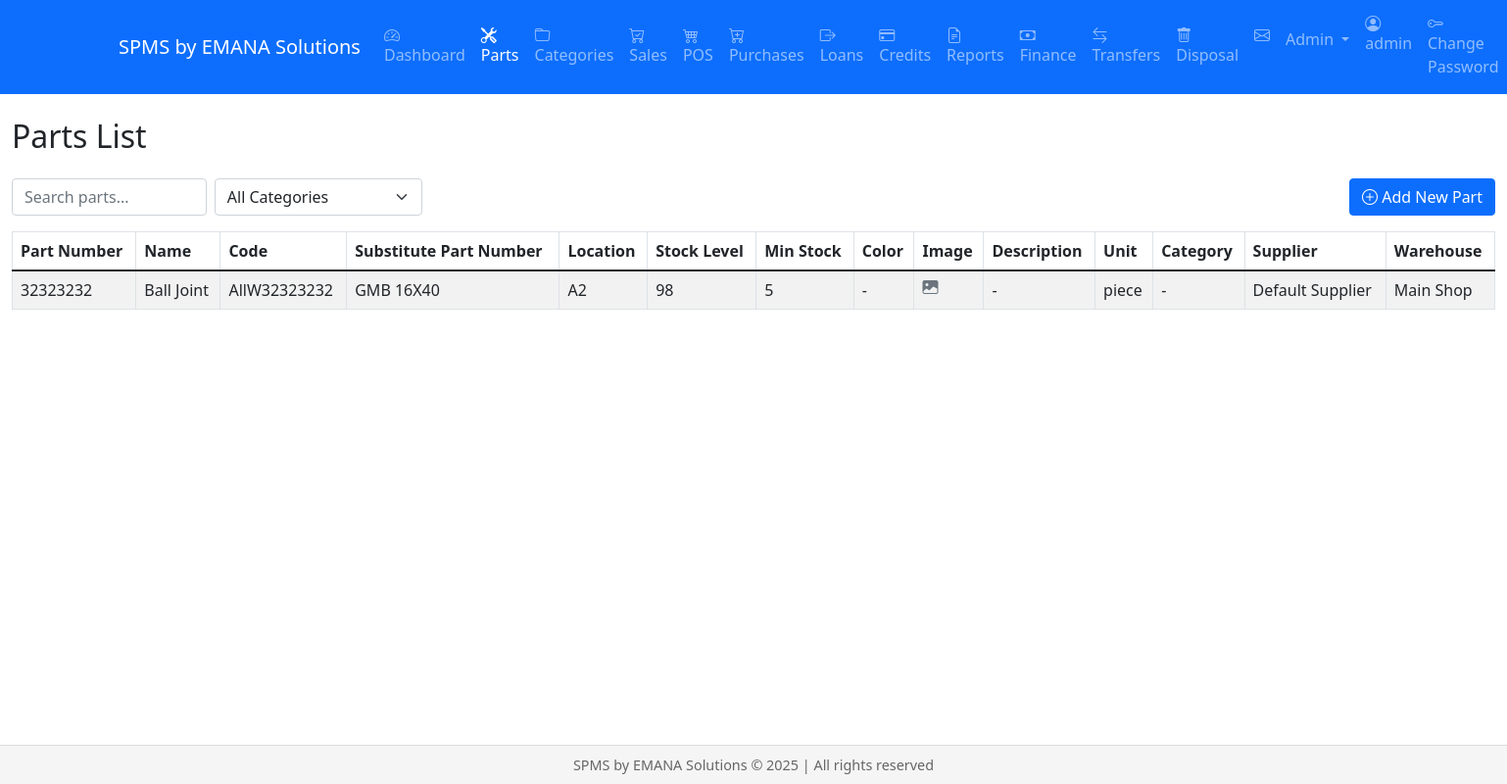
/parts/staff (signed in), run on the app's committed database.
### models.py (models this page shows, shortened)
class User(db.Model, UserMixin):
    id = db.Column(db.Integer, primary_key=True)
    username = db.Column(db.String(80), unique=True, nullable=False)
    email = db.Column(db.String(120), unique=True, nullable=False)
    password_hash = db.Column(db.String(256))
    role = db.Column(db.String(20), default='staff')  # admin, manager, staff
    created_at = db.Column(db.DateTime, default=datetime.utcnow)
    active = db.Column(db.Boolean, default=True)  # Renamed from is_active to active
    fs_uniquifier = db.Column(db.String(64), unique=True, nullable=False)
    confirmed_at = db.Column(db.DateTime, nullable=True, default=None)
    roles = db.relationship('Role', secondary=roles_users, backref=db.backref('users', lazy='dynamic'))
    @property
    def is_authenticated(self):
        return True
    @property
    def is_active(self):
        return self.active  # Now returns the active column value

class Part(db.Model):
    __tablename__ = 'parts'
    id = db.Column(db.Integer, primary_key=True)
    part_number = db.Column(db.String(100), unique=True, nullable=False)
    name = db.Column(db.String(200), nullable=False)
    description = db.Column(db.Text)
    stock_level = db.Column(db.Integer, default=0)
    cost_price = db.Column(db.Float, default=0.0)
    selling_price = db.Column(db.Float, default=0.0)
    location = db.Column(db.String(100))
    manufacturer = db.Column(db.String(100), nullable=False)
    quality_level = db.Column(db.String(20), nullable=False)
    code = db.Column(db.String(100))
    substitute_part_number = db.Column(db.String(100))  # Changed from make
    min_stock = db.Column(db.Integer, default=0)  # Added minimum stock level
    weight = db.Column(db.Float)
    height = db.Column(db.Float)
    length = db.Column(db.Float)
    width = db.Column(db.Float)
    color = db.Column(db.String(50))
    image_url = db.Column(db.String(255))
    unit = db.Column(db.String(20))  # piece, set, box
    min_price = db.Column(db.Float)
    max_price = db.Column(db.Float)
    cost_price = db.Column(db.Float)  # Average cost price
    category_id = db.Column(db.Integer, db.ForeignKey('category.id'))
    supplier_id = db.Column(db.Integer, db.ForeignKey('supplier.id'))
    warranty_period = db.Column(db.Integer)  # in months
    barcode = db.Column(db.String(100), unique=True)
    created_at = db.Column(db.DateTime, default=datetime.utcnow)
    updated_at = db.Column(db.DateTime, onupdate=datetime.utcnow)
    cost_price_dirham = db.Column(db.Float, default=0.0)

class Supplier(db.Model):
    id = db.Column(db.Integer, primary_key=True)
    name = db.Column(db.String(200), nullable=False)
    contact_person = db.Column(db.String(100))
    email = db.Column(db.String(120))
    phone = db.Column(db.String(20))
    address = db.Column(db.Text)
    payment_terms = db.Column(db.Text)
    parts = db.relationship('Part', backref='supplier', lazy=True)

class WarehouseStock(db.Model):
    id = db.Column(db.Integer, primary_key=True)
    warehouse_id = db.Column(db.Integer, db.ForeignKey('warehouse.id'))
    part_id = db.Column(db.Integer, db.ForeignKey('parts.id'))  # Note: using 'parts' table name
    quantity = db.Column(db.Integer, default=0)
    warehouse = db.relationship('Warehouse',
                              backref=db.backref('stock_items', lazy=True),
                              foreign_keys=[warehouse_id],
                              primaryjoin='WarehouseStock.warehouse_id == Warehouse.id')
    part = db.relationship('Part',
                          backref=db.backref('warehouse_stocks', lazy=True),
                          foreign_keys=[part_id],
                          primaryjoin='WarehouseStock.part_id == Part.id')

class Warehouse(db.Model):
    id = db.Column(db.Integer, primary_key=True)
    name = db.Column(db.String(100), nullable=False)
    location = db.Column(db.String(200))

### views/parts.py (the view)
@parts.route('/parts/staff')
@login_required
def staff_list_parts():
    page = request.args.get('page', 1, type=int)
    pagination = Part.query.order_by(desc(Part.created_at)).paginate(page=page, per_page=10, error_out=False)
    parts = pagination.items
    for part in parts:
        total_stock = sum(stock.quantity for stock in part.warehouse_stocks)
        part.stock_level = total_stock
    categories = Category.query.all()
    return render_template('parts/staff_list.html', parts=parts, categories=categories, pagination=pagination)

### templates/parts/staff_list.html (shortened to what this page needs)
{% extends "base.html" %}
{% block content %}
<div class="container-fluid">
    <h2 class="mb-4">Parts List</h2>
    <div class="d-flex justify-content-between mb-3">
        <div class="d-flex gap-2">
            <input type="text" class="form-control" id="searchInput" placeholder="Search parts...">
            <select class="form-select" id="categoryFilter">
                <option value="">All Categories</option>
            </select>
        </div>
        <a href="{{ url_for('parts.add_part') }}" class="btn btn-primary">
            <i class="bi bi-plus-circle"></i> Add New Part
        </a>
    </div>
    <div class="table-responsive">
        <table class="table table-striped table-bordered">
            <thead>
                <tr>
                    <th>Part Number</th>
                    <th>Name</th>
                    <th>Code</th>
                    <th>Substitute Part Number</th>
                    <th>Location</th>
                    <th>Stock Level</th>
                    <th>Min Stock</th>
                    <th>Color</th>
                    <th>Image</th>
                    <th>Description</th>
                    <th>Unit</th>
                    <th>Category</th>
                    <th>Supplier</th>
                    <th>Warehouse</th>
                </tr>
            </thead>
            <tbody>
                {% for part in parts %}
                <tr>
                    <td>{{ part.part_number }}</td>
                    <td>{{ part.name }}</td>
                    <td>{{ part.code|default('-') }}</td>
                    <td>{{ part.substitute_part_number|default('-') }}</td>
                    <td>{{ part.location }}</td>
                    <td>{{ part.stock_level }}</td>
                    <td>{{ part.min_stock }}</td>
                    <td>{{ part.color if part.color else '-' }}</td>
                    <td>
                        {% if part.image_url %}
                            <img src="{{ part.image_url }}"
                                 alt="{{ part.name }}"
                                 class="img-thumbnail"
                                 style="max-height: 50px; cursor: pointer"
                                 onclick="showFullImage('{{ part.image_url }}', '{{ part.name }}')"
                            >
                        {% else %}
                            <i class="bi bi-image-fill text-muted"></i>
                        {% endif %}
                    </td>
                    <td>{{ part.description|truncate(50) if part.description else '-' }}</td>
                    <td>{{ part.unit if part.unit else '-' }}</td>
                    <td>{{ part.category.name if part.category else '-' }}</td>
                    <td>{{ part.supplier.name if part.supplier else '-' }}</td>
                    <td>
                        {% if part.warehouse_stocks %}
                            {% for stock in part.warehouse_stocks %}
                                {{ stock.warehouse.name }}{% if not loop.last %}, {% endif %}
                            {% endfor %}
                        {% else %}
                            -
                        {% endif %}
                    </td>
                </tr>
                {% endfor %}
            </tbody>
        </table>
    </div>
</div>
{% endblock %}

### templates/base.html (shortened to what this page needs)
<html lang="en">
<head>
    <link rel="stylesheet" href="{{ url_for('static', filename='css/jquery-ui.css') }}">
    <link rel="stylesheet" href="{{ url_for('static', filename='css/bootstrap.min.css') }}">
    <link rel="stylesheet" href="{{ url_for('static', filename='css/bootstrap-icons.css') }}">
</head>
<body>
    <nav class="navbar navbar-expand-lg navbar-dark bg-primary mb-4">
        <div class="container">
            <a class="navbar-brand" href="{{ url_for('dashboard.index') }}">
                SPMS by EMANA Solutions
            </a>
            <div class="collapse navbar-collapse" id="navbarNav">
                {% if current_user.is_authenticated %}
                <ul class="navbar-nav">
                    <li class="nav-item">
                        <a class="nav-link {% if request.endpoint and request.endpoint.startswith('dashboard.') %}active{% endif %}"
                           href="{{ url_for('dashboard.index') }}">
                            <i class="bi bi-speedometer2"></i> Dashboard
                        </a>
                    </li>
                    <li class="nav-item">
                        <a class="nav-link {% if request.endpoint and request.endpoint.startswith('parts.') %}active{% endif %}"
                           href="{% if current_user.role == 'staff' %}{{ url_for('parts.staff_list_parts') }}{% else %}{{ url_for('parts.list_parts') }}{% endif %}">
                            <i class="bi bi-tools"></i> Parts
                        </a>
                    </li>
                    {% if current_user.role in ['admin', 'manager'] %}
                    <li class="nav-item">
                        <a class="nav-link {% if request.endpoint and request.endpoint.startswith('categories.') %}active{% endif %}"
                           href="{{ url_for('categories.list_categories') }}">
                            <i class="bi bi-folder"></i> Categories
                        </a>
                    </li>
                    {% endif %}
                    <li class="nav-item">
                        <a class="nav-link {% if request.endpoint and request.endpoint.startswith('sales.') %}active{% endif %}"
                           href="{{ url_for('sales.list_sales') }}">
                            <i class="bi bi-cart-check"></i> Sales
                        </a>
                    </li>
                    <li class="nav-item">
                        <a class="nav-link {% if request.endpoint and request.endpoint.startswith('pos.') %}active{% endif %}"
                           href="{{ url_for('pos.index') }}">
                            <i class="bi bi-cart4"></i> POS
                        </a>
                    </li>
                    {% if current_user.role in ['admin', 'manager'] %}
                    <li class="nav-item">
                        <a class="nav-link {% if request.endpoint and request.endpoint.startswith('purchases.') %}active{% endif %}"
                           href="{{ url_for('purchases.list_purchases') }}">
                            <i class="bi bi-cart-plus"></i> Purchases
                        </a>
                    </li>
                    {% endif %}
                    <li class="nav-item">
                        <a class="nav-link {% if request.endpoint and request.endpoint.startswith('loans.') %}active{% endif %}"
                           href="{{ url_for('loans.list_loans') }}">
                            <i class="bi bi-box-arrow-right"></i> Loans
                        </a>
                    </li>
                    {% if current_user.role in ['admin', 'manager'] %}
                    <li class="nav-item">
                        <a class="nav-link {% if request.endpoint and request.endpoint.startswith('credits.') %}active{% endif %}"
                           href="{{ url_for('credits.list_credits') }}">
                            <i class="bi bi-credit-card"></i> Credits
                        </a>
                    </li>
                    {% endif %}
                    {% if current_user.role in ['admin', 'manager'] %}
                    <li class="nav-item">
                        <a class="nav-link {% if request.endpoint and request.endpoint.startswith('reports.') %}active{% endif %}"
                           href="{{ url_for('reports.index') }}">
                            <i class="bi bi-file-earmark-text"></i> Reports
                        </a>
                    </li>
                    {% endif %}
                    {% if current_user.role in ['admin', 'manager'] %}
                    <li class="nav-item">
                        <a class="nav-link {% if request.endpoint and request.endpoint.startswith('finance.') %}active{% endif %}"
                           href="{{ url_for('finance.index') }}">
                            <i class="bi bi-cash"></i> Finance
                        </a>
                    </li>
                    {% endif %}
                    {% if current_user.is_authenticated and current_user.role in ['admin', 'manager', 'staff'] %}
                    <li class="nav-item">
                        <a class="nav-link {% if request.endpoint and request.endpoint.startswith('transfers.') %}active{% endif %}"
                           href="{{ url_for('transfers.list_transfers') }}">
                            <i class="bi bi-arrow-left-right"></i> Transfers
                        </a>
                    </li>
                    {% endif %}
                    {% if current_user.is_authenticated and current_user.role in ['admin', 'manager'] %}
                    <li class="nav-item">
                        <a class="nav-link {% if request.endpoint and request.endpoint.startswith('disposals.') %}active{% endif %}"
                           href="{{ url_for('disposals.list_disposals') }}">
                            <i class="bi bi-trash"></i> Disposal
                        </a>
                    </li>
                    {% endif %}
                    <li class="nav-item">
                        <a class="nav-link" href="{{ url_for('messages.list_messages') }}">
                            <i class="bi bi-envelope"></i>
                        </a>
                    </li>
                    {% if current_user.role == 'admin' %}
                    <li class="nav-item dropdown">
                        <a class="nav-link dropdown-toggle" href="#" id="adminDropdown" role="button"
                           data-bs-toggle="dropdown" aria-expanded="false">
                            Admin
                        </a>
                    </li>
                    {% endif %}
                </ul>
                <ul class="navbar-nav ms-auto">
                    <li class="nav-item">
                        <span class="nav-link"><i class="bi bi-person-circle"></i> {{ current_user.username }}</span>
                    </li>
                    <li class="nav-item">
                        <a class="nav-link {% if request.endpoint and request.endpoint.startswith('profile.') %}active{% endif %}"
                           href="{{ url_for('profile.change_password') }}">
                            <i class="bi bi-key"></i> Change Password
                        </a>
                    </li>
                </ul>
                {% endif %}
            </div>
        </div>
    </nav>
    <div class="content-wrapper">
        {% block content %}{% endblock %}
    </div>
    <footer class="footer">
        <div class="container">
            SPMS by EMANA Solutions &copy; {{ current_year }} | All rights reserved
        </div>
    </footer>
</body>
</html>

### templates/base.html (style rules this page uses)
.footer { position: fixed; bottom: 0; width: 100%; height: 40px; line-height: 40px; background-color: #f5f5f5; text-align: center; font-size: 0.9em; color: #666; border-top: 1px solid #ddd; }
.content-wrapper { margin-bottom: 60px; }

### data on the page
User: username "admin"
Part: part_number "32323232", name "Ball Joint", code "AllW32323232", substitute_part_number "GMB 16X40", location "A2", stock_level "98", min_stock "5", color "-", description "-", unit "piece", category "-", supplier "Default Supplier"
WarehouseStock: warehouse.name "Main Shop"
